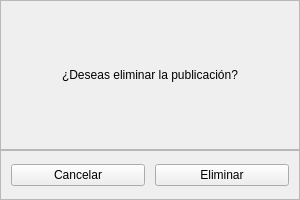
<?xml version="1.0" encoding="UTF-8"?>
<ui version="4.0">
 <class>MainWindow</class>
 <widget class="QMainWindow" name="MainWindow">
  <property name="geometry">
   <rect>
    <x>0</x>
    <y>0</y>
    <width>300</width>
    <height>200</height>
   </rect>
  </property>
  <property name="minimumSize">
   <size>
    <width>300</width>
    <height>200</height>
   </size>
  </property>
  <property name="maximumSize">
   <size>
    <width>300</width>
    <height>200</height>
   </size>
  </property>
  <property name="windowTitle">
   <string>MainWindow</string>
  </property>
  <widget class="QWidget" name="centralwidget">
   <layout class="QVBoxLayout" name="verticalLayout">
    <property name="spacing">
     <number>0</number>
    </property>
    <property name="leftMargin">
     <number>0</number>
    </property>
    <property name="topMargin">
     <number>0</number>
    </property>
    <property name="rightMargin">
     <number>0</number>
    </property>
    <property name="bottomMargin">
     <number>0</number>
    </property>
    <item>
     <widget class="QFrame" name="frame">
      <property name="frameShape">
       <enum>QFrame::StyledPanel</enum>
      </property>
      <property name="frameShadow">
       <enum>QFrame::Raised</enum>
      </property>
      <layout class="QHBoxLayout" name="horizontalLayout_2">
       <item alignment="Qt::AlignHCenter">
        <widget class="QLabel" name="label">
         <property name="styleSheet">
          <string notr="true">font: 700 10pt &quot;Inter&quot;;</string>
         </property>
         <property name="text">
          <string>¿Deseas eliminar la publicación?</string>
         </property>
        </widget>
       </item>
      </layout>
     </widget>
    </item>
    <item>
     <widget class="QFrame" name="frame_2">
      <property name="minimumSize">
       <size>
        <width>0</width>
        <height>0</height>
       </size>
      </property>
      <property name="maximumSize">
       <size>
        <width>16777215</width>
        <height>50</height>
       </size>
      </property>
      <property name="frameShape">
       <enum>QFrame::StyledPanel</enum>
      </property>
      <property name="frameShadow">
       <enum>QFrame::Raised</enum>
      </property>
      <layout class="QHBoxLayout" name="horizontalLayout">
       <property name="spacing">
        <number>10</number>
       </property>
       <property name="leftMargin">
        <number>10</number>
       </property>
       <property name="topMargin">
        <number>0</number>
       </property>
       <property name="rightMargin">
        <number>10</number>
       </property>
       <property name="bottomMargin">
        <number>0</number>
       </property>
       <item>
        <widget class="QPushButton" name="pushButton_2">
         <property name="styleSheet">
          <string notr="true">font: 10pt &quot;Inter&quot;;</string>
         </property>
         <property name="text">
          <string>Cancelar</string>
         </property>
        </widget>
       </item>
       <item>
        <widget class="QPushButton" name="pushButton">
         <property name="styleSheet">
          <string notr="true">font: 10pt &quot;Inter&quot;;</string>
         </property>
         <property name="text">
          <string>Eliminar</string>
         </property>
        </widget>
       </item>
      </layout>
     </widget>
    </item>
   </layout>
  </widget>
 </widget>
 <resources/>
 <connections/>
</ui>
